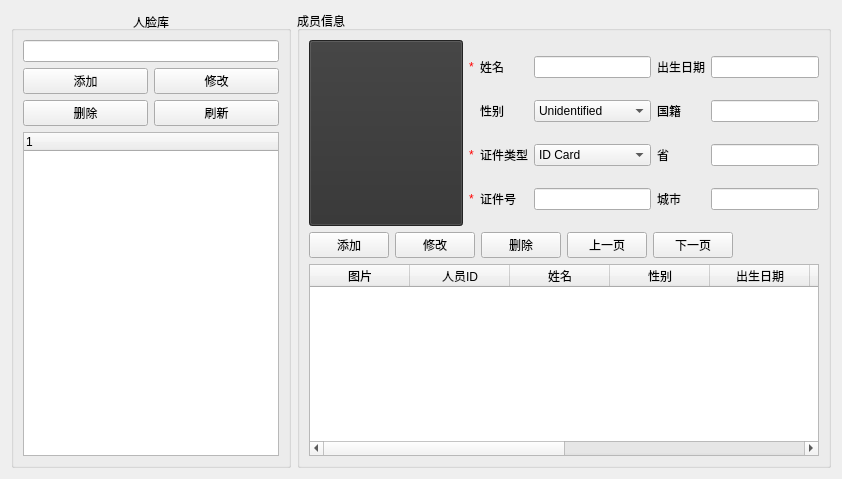
           <widget class="QWidget" name="tab_2">
            <attribute name="title">
             <string>人脸库管理</string>
            </attribute>
            <layout class="QHBoxLayout" name="horizontalLayout_10">
             <item>
              <layout class="QHBoxLayout" name="horizontalLayout_9">
               <item>
                <widget class="QGroupBox" name="groupBox_5">
                 <property name="minimumSize">
                  <size>
                   <width>250</width>
                   <height>0</height>
                  </size>
                 </property>
                 <property name="maximumSize">
                  <size>
                   <width>300</width>
                   <height>16777215</height>
                  </size>
                 </property>
                 <property name="title">
                  <string>人脸库</string>
                 </property>
                 <property name="alignment">
                  <set>Qt::AlignCenter</set>
                 </property>
                 <layout class="QVBoxLayout" name="verticalLayout_6">
                  <item>
                   <widget class="QLineEdit" name="faceLibNameLineEdit"/>
                  </item>
                  <item>
                   <layout class="QHBoxLayout" name="horizontalLayout_7">
                    <item>
                     <widget class="QPushButton" name="addFaceLibBtn">
                      <property name="text">
                       <string>添加</string>
                      </property>
                     </widget>
                    </item>
                    <item>
                     <widget class="QPushButton" name="modifyFaceLibBtn">
                      <property name="text">
                       <string>修改</string>
                      </property>
                     </widget>
                    </item>
                   </layout>
                  </item>
                  <item>
                   <layout class="QHBoxLayout" name="horizontalLayout_21">
                    <item>
                     <widget class="QPushButton" name="delFaceLibBtn">
                      <property name="text">
                       <string>删除</string>
                      </property>
                     </widget>
                    </item>
                    <item>
                     <widget class="QPushButton" name="refreshFaceLibBtn">
                      <property name="text">
                       <string>刷新</string>
                      </property>
                     </widget>
                    </item>
                   </layout>
                  </item>
                  <item>
                   <widget class="QTreeWidget" name="faceLibTreeWgt">
                    <column>
                     <property name="text">
                      <string notr="true">1</string>
                     </property>
                    </column>
                   </widget>
                  </item>
                 </layout>
                </widget>
               </item>
               <item>
                <widget class="QGroupBox" name="groupBox_6">
                 <property name="title">
                  <string>成员信息</string>
                 </property>
                 <layout class="QVBoxLayout" name="verticalLayout_3">
                  <item>
                   <layout class="QHBoxLayout" name="horizontalLayout_22">
                    <item>
                     <widget class="QPushButton" name="personFaceImageBtn">
                      <property name="minimumSize">
                       <size>
                        <width>154</width>
                        <height>186</height>
                       </size>
                      </property>
                      <property name="maximumSize">
                       <size>
                        <width>154</width>
                        <height>186</height>
                       </size>
                      </property>
                      <property name="focusPolicy">
                       <enum>Qt::StrongFocus</enum>
                      </property>
                      <property name="contextMenuPolicy">
                       <enum>Qt::DefaultContextMenu</enum>
                      </property>
                      <property name="autoFillBackground">
                       <bool>false</bool>
                      </property>
                      <property name="styleSheet">
                       <string notr="true">background-color: rgb(49, 49, 49);</string>
                      </property>
                      <property name="text">
                       <string/>
                      </property>
                     </widget>
                    </item>
                    <item>
                     <layout class="QGridLayout" name="gridLayout_2">
                      <item row="4" column="2" colspan="2">
                       <widget class="QLineEdit" name="personIdentificationLineEdt"/>
                      </item>
                      <item row="4" column="4">
                       <widget class="QLabel" name="label_10">
                        <property name="text">
                         <string>城市</string>
                        </property>
                       </widget>
                      </item>
                      <item row="2" column="0">
                       <widget class="QLabel" name="label_8">
                        <property name="styleSheet">
                         <string notr="true">color: rgb(255, 0, 0);
font: 75 18pt &quot;微软雅黑&quot;;</string>
                        </property>
                        <property name="text">
                         <string>*</string>
                        </property>
                       </widget>
                      </item>
                      <item row="0" column="0">
                       <widget class="QLabel" name="label_9">
                        <property name="styleSheet">
                         <string notr="true">color: rgb(255, 0, 0);
font: 75 18pt &quot;微软雅黑&quot;;</string>
                        </property>
                        <property name="text">
                         <string>*</string>
                        </property>
                       </widget>
                      </item>
                      <item row="1" column="5">
                       <widget class="QLineEdit" name="personNationLineEdt"/>
                      </item>
                      <item row="0" column="1">
                       <widget class="QLabel" name="label_11">
                        <property name="text">
                         <string>姓名</string>
                        </property>
                       </widget>
                      </item>
                      <item row="1" column="4">
                       <widget class="QLabel" name="label_13">
                        <property name="text">
                         <string>国籍</string>
                        </property>
                       </widget>
                      </item>
                      <item row="0" column="4">
                       <widget class="QLabel" name="label_14">
                        <property name="text">
                         <string>出生日期</string>
                        </property>
                       </widget>
                      </item>
                      <item row="1" column="1">
                       <widget class="QLabel" name="label_15">
                        <property name="text">
                         <string>性别</string>
                        </property>
                       </widget>
                      </item>
                      <item row="2" column="2" colspan="2">
                       <widget class="QComboBox" name="personIdentificationTypeCmbBox">
                        <item>
                         <property name="text">
                          <string>ID Card</string>
                         </property>
                        </item>
                        <item>
                         <property name="text">
                          <string>IC Card</string>
                         </property>
                        </item>
                        <item>
                         <property name="text">
                          <string>Passport</string>
                         </property>
                        </item>
                        <item>
                         <property name="text">
                          <string>Driver's License</string>
                         </property>
                        </item>
                        <item>
                         <property name="text">
                          <string>Other</string>
                         </property>
                        </item>
                       </widget>
                      </item>
                      <item row="0" column="2" colspan="2">
                       <widget class="QLineEdit" name="personNameLineEdt"/>
                      </item>
                      <item row="2" column="1">
                       <widget class="QLabel" name="label_16">
                        <property name="text">
                         <string>证件类型</string>
                        </property>
                       </widget>
                      </item>
                      <item row="4" column="0">
                       <widget class="QLabel" name="label_7">
                        <property name="styleSheet">
                         <string notr="true">color: rgb(255, 0, 0);
font: 75 18pt &quot;微软雅黑&quot;;</string>
                        </property>
                        <property name="text">
                         <string>*</string>
                        </property>
                       </widget>
                      </item>
                      <item row="4" column="1">
                       <widget class="QLabel" name="label_6">
                        <property name="text">
                         <string>证件号</string>
                        </property>
                       </widget>
                      </item>
                      <item row="2" column="5">
                       <widget class="QLineEdit" name="personProvinceLineEdt"/>
                      </item>
                      <item row="4" column="5">
                       <widget class="QLineEdit" name="personCityLineEdt"/>
                      </item>
                      <item row="2" column="4">
                       <widget class="QLabel" name="label_12">
                        <property name="text">
                         <string>省</string>
                        </property>
                       </widget>
                      </item>
                      <item row="1" column="2" colspan="2">
                       <widget class="QComboBox" name="personGenderCmbBox">
                        <item>
                         <property name="text">
                          <string>Unidentified</string>
                         </property>
                        </item>
                        <item>
                         <property name="text">
                          <string>Male</string>
                         </property>
                        </item>
                        <item>
                         <property name="text">
                          <string>Female</string>
                         </property>
                        </item>
                       </widget>
                      </item>
                      <item row="0" column="5">
                       <widget class="QLineEdit" name="personBirthdayLineEdit"/>
                      </item>
                     </layout>
                    </item>
                   </layout>
                  </item>
                  <item>
                   <layout class="QHBoxLayout" name="horizontalLayout_8">
                    <item>
                     <widget class="QPushButton" name="addPersonBtn">
                      <property name="text">
                       <string>添加</string>
                      </property>
                     </widget>
                    </item>
                    <item>
                     <widget class="QPushButton" name="modifyPersonBtn">
                      <property name="text">
                       <string>修改</string>
                      </property>
                     </widget>
                    </item>
                    <item>
                     <widget class="QPushButton" name="delPersonBtn">
                      <property name="text">
                       <string>删除</string>
                      </property>
                     </widget>
                    </item>
                    <item>
                     <widget class="QPushButton" name="previousPageFaceLibMemberBtn">
                      <property name="text">
                       <string>上一页</string>
                      </property>
                     </widget>
                    </item>
                    <item>
                     <widget class="QPushButton" name="nextPageFaceLibMemberBtn">
                      <property name="text">
                       <string>下一页</string>
                      </property>
                     </widget>
                    </item>
                    <item>
                     <spacer name="horizontalSpacer">
                      <property name="orientation">
                       <enum>Qt::Horizontal</enum>
                      </property>
                      <property name="sizeHint" stdset="0">
                       <size>
                        <width>40</width>
                        <height>20</height>
                       </size>
                      </property>
                     </spacer>
                    </item>
                   </layout>
                  </item>
                  <item>
                   <widget class="QTableWidget" name="personInfoTabWgt">
                    <column>
                     <property name="text">
                      <string>图片</string>
                     </property>
                    </column>
                    <column>
                     <property name="text">
                      <string>人员ID</string>
                     </property>
                    </column>
                    <column>
                     <property name="text">
                      <string>姓名</string>
                     </property>
                    </column>
                    <column>
                     <property name="text">
                      <string>性别</string>
                     </property>
                    </column>
                    <column>
                     <property name="text">
                      <string>出生日期</string>
                     </property>
                    </column>
                    <column>
                     <property name="text">
                      <string>国籍</string>
                     </property>
                    </column>
                    <column>
                     <property name="text">
                      <string>省份</string>
                     </property>
                    </column>
                    <column>
                     <property name="text">
                      <string>城市</string>
                     </property>
                    </column>
                    <column>
                     <property name="text">
                      <string>证件类型</string>
                     </property>
                    </column>
                    <column>
                     <property name="text">
                      <string>证件号</string>
                     </property>
                    </column>
                   </widget>
                  </item>
                  <item>
                   <layout class="QHBoxLayout" name="horizontalLayout_15"/>
                  </item>
                 </layout>
                </widget>
               </item>
              </layout>
             </item>
            </layout>
           </widget>
